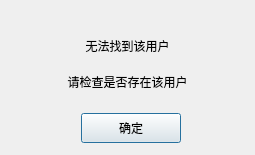
<?xml version="1.0" encoding="UTF-8"?>
<ui version="4.0">
 <class>findFailDlg</class>
 <widget class="QDialog" name="findFailDlg">
  <property name="geometry">
   <rect>
    <x>0</x>
    <y>0</y>
    <width>255</width>
    <height>155</height>
   </rect>
  </property>
  <property name="minimumSize">
   <size>
    <width>255</width>
    <height>155</height>
   </size>
  </property>
  <property name="maximumSize">
   <size>
    <width>255</width>
    <height>155</height>
   </size>
  </property>
  <property name="windowTitle">
   <string>Dialog</string>
  </property>
  <layout class="QVBoxLayout" name="verticalLayout">
   <item>
    <spacer name="verticalSpacer">
     <property name="orientation">
      <enum>Qt::Orientation::Vertical</enum>
     </property>
     <property name="sizeType">
      <enum>QSizePolicy::Policy::Fixed</enum>
     </property>
     <property name="sizeHint" stdset="0">
      <size>
       <width>20</width>
       <height>20</height>
      </size>
     </property>
    </spacer>
   </item>
   <item>
    <widget class="QLabel" name="fail_tip">
     <property name="minimumSize">
      <size>
       <width>0</width>
       <height>30</height>
      </size>
     </property>
     <property name="maximumSize">
      <size>
       <width>16777215</width>
       <height>30</height>
      </size>
     </property>
     <property name="text">
      <string>无法找到该用户</string>
     </property>
     <property name="alignment">
      <set>Qt::AlignmentFlag::AlignCenter</set>
     </property>
    </widget>
   </item>
   <item>
    <widget class="QLabel" name="fail_tip2">
     <property name="minimumSize">
      <size>
       <width>0</width>
       <height>30</height>
      </size>
     </property>
     <property name="maximumSize">
      <size>
       <width>16777215</width>
       <height>30</height>
      </size>
     </property>
     <property name="text">
      <string>请检查是否存在该用户</string>
     </property>
     <property name="alignment">
      <set>Qt::AlignmentFlag::AlignCenter</set>
     </property>
    </widget>
   </item>
   <item>
    <widget class="QWidget" name="widget" native="true">
     <property name="minimumSize">
      <size>
       <width>0</width>
       <height>40</height>
      </size>
     </property>
     <property name="maximumSize">
      <size>
       <width>16777215</width>
       <height>40</height>
      </size>
     </property>
     <widget class="clickBtn" name="fail_sure_btn">
      <property name="geometry">
       <rect>
        <x>70</x>
        <y>10</y>
        <width>100</width>
        <height>30</height>
       </rect>
      </property>
      <property name="minimumSize">
       <size>
        <width>100</width>
        <height>30</height>
       </size>
      </property>
      <property name="maximumSize">
       <size>
        <width>100</width>
        <height>30</height>
       </size>
      </property>
      <property name="text">
       <string>确定</string>
      </property>
     </widget>
    </widget>
   </item>
  </layout>
 </widget>
 <customwidgets>
  <customwidget>
   <class>clickBtn</class>
   <extends>QPushButton</extends>
   <header location="global">clickbtn.h</header>
  </customwidget>
 </customwidgets>
 <resources/>
 <connections/>
</ui>
